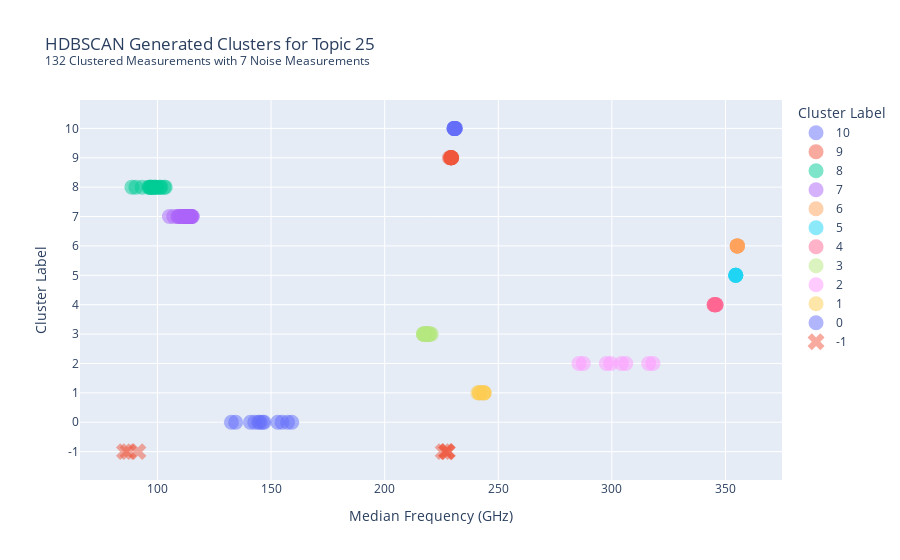

Notebook cell for this chart:
### Markdown cell above
## Function ton Inspect of HDBSCAN on Specific Topics

### Code cell
inspect_topic = 25
inspect_topic_frame = pd.DataFrame.from_dict(dict(train_topic_freqs.loc[inspect_topic]))

hdb = HDBSCAN(min_cluster_size=5)\
    .fit(list(zip(inspect_topic_frame.med_freq)))

# Add labels to inspect_topic_frame
inspect_topic_frame['cluster_label'] = hdb.labels_
inspect_topic_frame = inspect_topic_frame.sort_values('cluster_label', ascending=False)
inspect_topic_frame.cluster_label = inspect_topic_frame.cluster_label.astype('str')

# Add noise binary column for plot symbol
inspect_topic_frame['noise'] = np.where(inspect_topic_frame.cluster_label == '-1', 1, 0)

# Cheat Some indexes to group clusters together alond index for y-axis
# This gives us a "meaningless" 2nd-dimension to an otherwise 1-D plot, but helps with visualization
inspect_topic_frame = inspect_topic_frame.reset_index().drop('index', axis=1)
inspect_topic_frame = inspect_topic_frame.reset_index()

# Noise and Signal
itf_noise = inspect_topic_frame.noise.sum()
itf_signal = inspect_topic_frame.shape[0] - itf_noise

# Set symbols for plot
# We set all points to be 'circle' using the px number 0, and then change noise to 'x'
symbols = list(np.zeros(np.unique(inspect_topic_frame.cluster_label).shape[0], 'int'))
symbols[-1] = 'x'


# Create plot
fig = px.scatter(inspect_topic_frame,
                 x='med_freq',
                 y='cluster_label',
                 color='cluster_label',
                 symbol='cluster_label',
                 symbol_sequence=symbols,
                 title=f"HDBSCAN Generated Clusters for Topic {inspect_topic} <br><sup>{itf_signal} Clustered Measurements with {itf_noise} Noise Measurements</sup>",
                 labels={
                     'med_freq':'Median Frequency (GHz)',
                     'index':'Index',
                     'cluster_label':'Cluster Label'
                 })
fig.update_traces(marker={'size': 15, 'opacity':0.5})
fig.show()

### Figure 1 — Plotly figure (JSON) as saved in the notebook; plotly's stock layout.template omitted (floating-point values rounded to 4 significant figures)
{"data": [{"hovertemplate": "Cluster Label=%{y}<br>Median Frequency (GHz)=%{x}<extra></extra>", "legendgroup": "10", "marker": {"color": "#636efa", "opacity": 0.5, "size": 15, "symbol": 0}, "mode": "markers", "name": "10", "orientation": "h", "showlegend": true, "type": "scatter", "x": [231.2, 230.7, 230.9, 230.8, 230.9, 230.5, 230.5, 231.1, 230.5], "xaxis": "x", "y": ["10", "10", "10", "10", "10", "10", "10", "10", "10"], "yaxis": "y"}, {"hovertemplate": "Cluster Label=%{y}<br>Median Frequency (GHz)=%{x}<extra></extra>", "legendgroup": "9", "marker": {"color": "#EF553B", "opacity": 0.5, "size": 15, "symbol": 0}, "mode": "markers", "name": "9", "orientation": "h", "showlegend": true, "type": "scatter", "x": [229.2, 229.1, 229.3, 229.2, 228.5, 229.3, 229.3, 229.5, 229.5, 229.1], "xaxis": "x", "y": ["9", "9", "9", "9", "9", "9", "9", "9", "9", "9"], "yaxis": "y"}, {"hovertemplate": "Cluster Label=%{y}<br>Median Frequency (GHz)=%{x}<extra></extra>", "legendgroup": "8", "marker": {"color": "#00cc96", "opacity": 0.5, "size": 15, "symbol": 0}, "mode": "markers", "name": "8", "orientation": "h", "showlegend": true, "type": "scatter", "x": [103.4, 100.9, 97.82, 96.58, 102.9, 101.1, 96.17, 97.03, 99.17, 98.92, 96.86, 98.55, 88.77, 90.52, 93.28, 97.17, 101.5, 99.53], "xaxis": "x", "y": ["8", "8", "8", "8", "8", "8", "8", "8", "8", "8", "8", "8", "8", "8", "8", "8", "8", "8"], "yaxis": "y"}, {"hovertemplate": "Cluster Label=%{y}<br>Median Frequency (GHz)=%{x}<extra></extra>", "legendgroup": "7", "marker": {"color": "#ab63fa", "opacity": 0.5, "size": 15, "symbol": 0}, "mode": "markers", "name": "7", "orientation": "h", "showlegend": true, "type": "scatter", "x": [114.7, 109.1, 113.6, 115.3, 113.6, 113.2, 113.2, 110.6, 114.7, 110.0, 112.0, 113.5, 111.7, 105.3, 111.3, 113.5, 112.1, 114.4, 109.6, 114.6, 112.4, 114.3, 109.0, 115.3, 114.9, 112.9, 113.2, 111.0, 107.2], "xaxis": "x", "y": ["7", "7", "7", "7", "7", "7", "7", "7", "7", "7", "7", "7", "7", "7", "7", "7", "7", "7", "7", "7", "7", "7", "7", "7", "7", "7", "7", "7", "7"], "yaxis": "y"}, {"hovertemplate": "Cluster Label=%{y}<br>Median Frequency (GHz)=%{x}<extra></extra>", "legendgroup": "6", "marker": {"color": "#FFA15A", "opacity": 0.5, "size": 15, "symbol": 0}, "mode": "markers", "name": "6", "orientation": "h", "showlegend": true, "type": "scatter", "x": [355.1, 355.1, 355.2, 355.3, 355.3, 355.1], "xaxis": "x", "y": ["6", "6", "6", "6", "6", "6"], "yaxis": "y"}, {"hovertemplate": "Cluster Label=%{y}<br>Median Frequency (GHz)=%{x}<extra></extra>", "legendgroup": "5", "marker": {"color": "#19d3f3", "opacity": 0.5, "size": 15, "symbol": 0}, "mode": "markers", "name": "5", "orientation": "h", "showlegend": true, "type": "scatter", "x": [354.5, 354.5, 354.5, 354.5, 354.5], "xaxis": "x", "y": ["5", "5", "5", "5", "5"], "yaxis": "y"}, {"hovertemplate": "Cluster Label=%{y}<br>Median Frequency (GHz)=%{x}<extra></extra>", "legendgroup": "4", "marker": {"color": "#FF6692", "opacity": 0.5, "size": 15, "symbol": 0}, "mode": "markers", "name": "4", "orientation": "h", "showlegend": true, "type": "scatter", "x": [345.8, 345.1, 345.0, 345.8, 345.1, 345.8, 345.8, 345.0], "xaxis": "x", "y": ["4", "4", "4", "4", "4", "4", "4", "4"], "yaxis": "y"}, {"hovertemplate": "Cluster Label=%{y}<br>Median Frequency (GHz)=%{x}<extra></extra>", "legendgroup": "3", "marker": {"color": "#B6E880", "opacity": 0.5, "size": 15, "symbol": 0}, "mode": "markers", "name": "3", "orientation": "h", "showlegend": true, "type": "scatter", "x": [218.3, 219.4, 219.4, 217.8, 217.6, 219.0, 217.4, 217.4, 217.8, 219.0, 219.6, 219.2, 217.6, 220.4, 217.1, 220.4, 219.2, 217.0, 217.1], "xaxis": "x", "y": ["3", "3", "3", "3", "3", "3", "3", "3", "3", "3", "3", "3", "3", "3", "3", "3", "3", "3", "3"], "yaxis": "y"}, {"hovertemplate": "Cluster Label=%{y}<br>Median Frequency (GHz)=%{x}<extra></extra>", "legendgroup": "2", "marker": {"color": "#FF97FF", "opacity": 0.5, "size": 15, "symbol": 0}, "mode": "markers", "name": "2", "orientation": "h", "showlegend": true, "type": "scatter", "x": [318.1, 299.5, 297.6, 287.4, 285.5, 316.2, 306.1, 304.1], "xaxis": "x", "y": ["2", "2", "2", "2", "2", "2", "2", "2"], "yaxis": "y"}, {"hovertemplate": "Cluster Label=%{y}<br>Median Frequency (GHz)=%{x}<extra></extra>", "legendgroup": "1", "marker": {"color": "#FECB52", "opacity": 0.5, "size": 15, "symbol": 0}, "mode": "markers", "name": "1", "orientation": "h", "showlegend": true, "type": "scatter", "x": [241, 243.9, 241.8, 241.8, 243.6, 241.8, 243.6, 243.7], "xaxis": "x", "y": ["1", "1", "1", "1", "1", "1", "1", "1"], "yaxis": "y"}, {"hovertemplate": "Cluster Label=%{y}<br>Median Frequency (GHz)=%{x}<extra></extra>", "legendgroup": "0", "marker": {"color": "#636efa", "opacity": 0.5, "size": 15, "symbol": 0}, "mode": "markers", "name": "0", "orientation": "h", "showlegend": true, "type": "scatter", "x": [132.6, 134.4, 159.1, 146.9, 144.5, 157.3, 145.1, 140.9, 142.8, 154.8, 152.9, 146.3], "xaxis": "x", "y": ["0", "0", "0", "0", "0", "0", "0", "0", "0", "0", "0", "0"], "yaxis": "y"}, {"hovertemplate": "Cluster Label=%{y}<br>Median Frequency (GHz)=%{x}<extra></extra>", "legendgroup": "-1", "marker": {"color": "#EF553B", "opacity": 0.5, "size": 15, "symbol": "x"}, "mode": "markers", "name": "-1", "orientation": "h", "showlegend": true, "type": "scatter", "x": [227.2, 227.5, 227.5, 87.09, 85.5, 225.8, 91.42], "xaxis": "x", "y": ["-1", "-1", "-1", "-1", "-1", "-1", "-1"], "yaxis": "y"}], "layout": {"legend": {"title": {"text": "Cluster Label"}, "tracegroupgap": 0}, "title": {"text": "HDBSCAN Generated Clusters for Topic 25 <br><sup>132 Clustered Measurements with 7 Noise Measurements</sup>"}, "xaxis": {"anchor": "y", "domain": [0, 1], "title": {"text": "Median Frequency (GHz)"}}, "yaxis": {"anchor": "x", "categoryarray": ["-1", "0", "1", "2", "3", "4", "5", "6", "7", "8", "9", "10"], "categoryorder": "array", "domain": [0, 1], "title": {"text": "Cluster Label"}}}}
